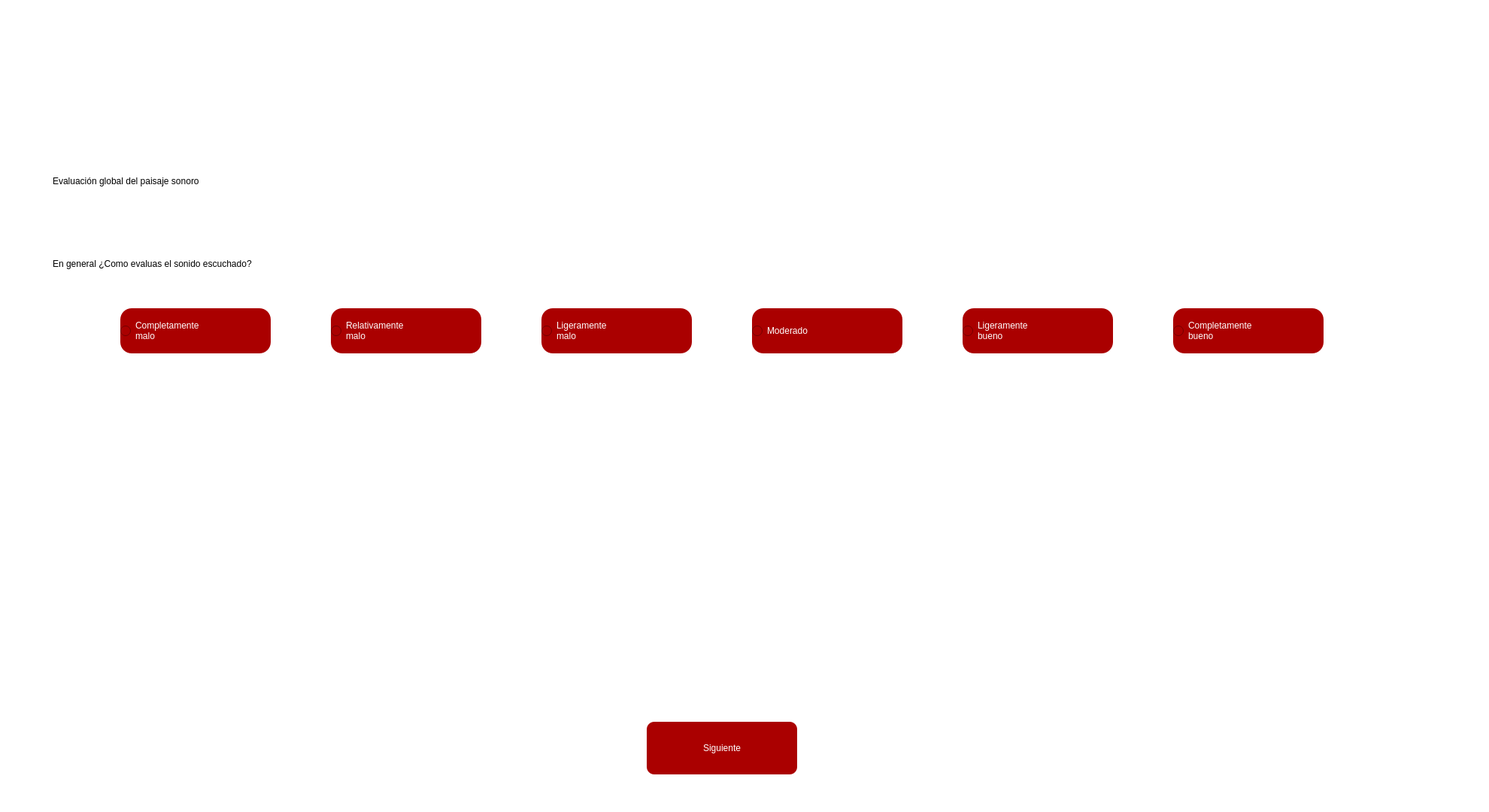
<?xml version="1.0" encoding="UTF-8"?>
<ui version="4.0">
 <class>MainWindow</class>
 <widget class="QMainWindow" name="MainWindow">
  <property name="geometry">
   <rect>
    <x>0</x>
    <y>0</y>
    <width>1980</width>
    <height>1080</height>
   </rect>
  </property>
  <property name="windowTitle">
   <string>MainWindow</string>
  </property>
  <property name="styleSheet">
   <string notr="true">background-color: rgb(255, 255, 255);</string>
  </property>
  <widget class="QWidget" name="centralwidget">
   <widget class="QToolButton" name="toolButton">
    <property name="geometry">
     <rect>
      <x>860</x>
      <y>960</y>
      <width>200</width>
      <height>70</height>
     </rect>
    </property>
    <property name="styleSheet">
     <string notr="true">border-radius: 10px;
color: rgb(255, 255, 255);
font: 75 18pt &quot;MS Shell Dlg 2&quot;;
background-color: rgb(170, 0, 0);</string>
    </property>
    <property name="text">
     <string>Siguiente</string>
    </property>
   </widget>
   <widget class="QLabel" name="label">
    <property name="geometry">
     <rect>
      <x>70</x>
      <y>190</y>
      <width>861</width>
      <height>101</height>
     </rect>
    </property>
    <property name="styleSheet">
     <string notr="true">font: 75 30pt &quot;MS Shell Dlg 2&quot;;</string>
    </property>
    <property name="text">
     <string>Evaluación global del paisaje sonoro</string>
    </property>
   </widget>
   <widget class="QLabel" name="label_2">
    <property name="geometry">
     <rect>
      <x>70</x>
      <y>330</y>
      <width>661</width>
      <height>41</height>
     </rect>
    </property>
    <property name="styleSheet">
     <string notr="true">font: 18pt &quot;MS Shell Dlg 2&quot;;</string>
    </property>
    <property name="text">
     <string>En general ¿Como evaluas el sonido escuchado? </string>
    </property>
   </widget>
   <widget class="QRadioButton" name="R11">
    <property name="geometry">
     <rect>
      <x>160</x>
      <y>410</y>
      <width>200</width>
      <height>60</height>
     </rect>
    </property>
    <property name="styleSheet">
     <string notr="true">border-radius: 15px;
text-align:center;
selection-background-color: rgb(255, 255, 255);
color: rgb(255, 255, 255);
font: 75 12pt &quot;MS Shell Dlg 2&quot;;
background-color: rgb(170, 0, 0);
</string>
    </property>
    <property name="text">
     <string>Completamente
malo</string>
    </property>
   </widget>
   <widget class="QRadioButton" name="R22">
    <property name="geometry">
     <rect>
      <x>440</x>
      <y>410</y>
      <width>200</width>
      <height>60</height>
     </rect>
    </property>
    <property name="styleSheet">
     <string notr="true">border-radius: 15px;
text-align:center;
selection-background-color: rgb(255, 255, 255);
color: rgb(255, 255, 255);
font: 75 12pt &quot;MS Shell Dlg 2&quot;;
background-color: rgb(170, 0, 0);
</string>
    </property>
    <property name="text">
     <string>Relativamente
malo</string>
    </property>
   </widget>
   <widget class="QRadioButton" name="R33">
    <property name="geometry">
     <rect>
      <x>720</x>
      <y>410</y>
      <width>200</width>
      <height>60</height>
     </rect>
    </property>
    <property name="styleSheet">
     <string notr="true">border-radius: 15px;
text-align:center;
selection-background-color: rgb(255, 255, 255);
color: rgb(255, 255, 255);
font: 75 12pt &quot;MS Shell Dlg 2&quot;;
background-color: rgb(170, 0, 0);
</string>
    </property>
    <property name="text">
     <string>Ligeramente 
malo</string>
    </property>
   </widget>
   <widget class="QRadioButton" name="R44">
    <property name="geometry">
     <rect>
      <x>1000</x>
      <y>410</y>
      <width>200</width>
      <height>60</height>
     </rect>
    </property>
    <property name="styleSheet">
     <string notr="true">border-radius: 15px;
text-align:center;
selection-background-color: rgb(255, 255, 255);
color: rgb(255, 255, 255);
font: 75 12pt &quot;MS Shell Dlg 2&quot;;
background-color: rgb(170, 0, 0);
</string>
    </property>
    <property name="text">
     <string>Moderado</string>
    </property>
   </widget>
   <widget class="QRadioButton" name="R55">
    <property name="geometry">
     <rect>
      <x>1280</x>
      <y>410</y>
      <width>200</width>
      <height>60</height>
     </rect>
    </property>
    <property name="styleSheet">
     <string notr="true">border-radius: 15px;
text-align:center;
selection-background-color: rgb(255, 255, 255);
color: rgb(255, 255, 255);
font: 75 12pt &quot;MS Shell Dlg 2&quot;;
background-color: rgb(170, 0, 0);
</string>
    </property>
    <property name="text">
     <string>Ligeramente
bueno</string>
    </property>
   </widget>
   <widget class="QRadioButton" name="R66">
    <property name="geometry">
     <rect>
      <x>1560</x>
      <y>410</y>
      <width>200</width>
      <height>60</height>
     </rect>
    </property>
    <property name="styleSheet">
     <string notr="true">border-radius: 15px;
text-align:center;
selection-background-color: rgb(255, 255, 255);
color: rgb(255, 255, 255);
font: 75 12pt &quot;MS Shell Dlg 2&quot;;
background-color: rgb(170, 0, 0);
</string>
    </property>
    <property name="text">
     <string>Completamente
bueno</string>
    </property>
   </widget>
  </widget>
  <widget class="QStatusBar" name="statusbar"/>
 </widget>
 <resources/>
 <connections/>
</ui>
